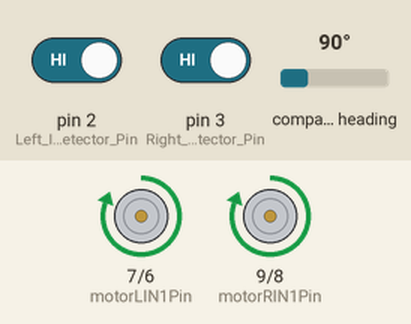
Bench run of a sketch on a simulated Arduino Uno, built with avr-gcc and run on an emulated ATmega328P. On the bench: motor-driver pin pairs drawn as motors (green arrow = first pin HIGH = forward, orange = second pin HIGH = backward, longer = more drive, scaled by the enable pin). Wiring (inferred from the names in the program): HMC5883L compass at I2C address 0x1E. The test bench sets the inputs (shaded band); at power-on: pin 2 (Left_IRDetector_Pin) HIGH, pin 3 (Right_IRDetector_Pin) HIGH, compass heading 90°.

Above: at 1.2 s.
1.3 s: pin 2 (Left_IRDetector_Pin) driven LOW
At 2.2 s:
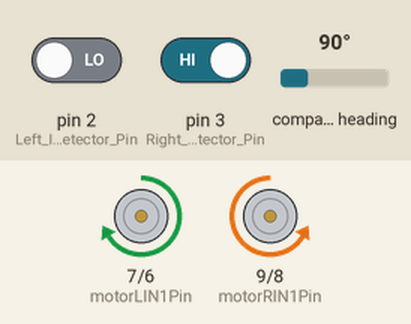
2.8 s: pin 3 (Right_IRDetector_Pin) driven LOW
At 3.4 s:
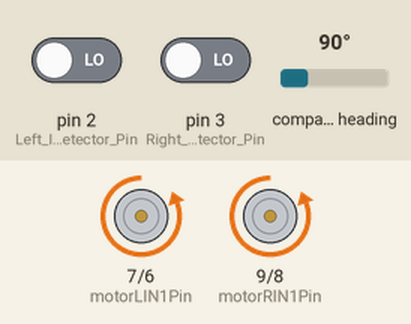
4.3 s: pin 3 (Right_IRDetector_Pin) driven HIGH
At 5.5 s:
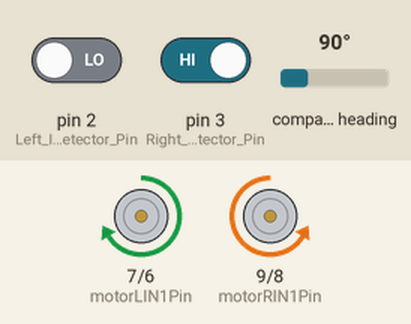
5.8 s: pin 2 (Left_IRDetector_Pin) driven HIGH
At 6.9 s:
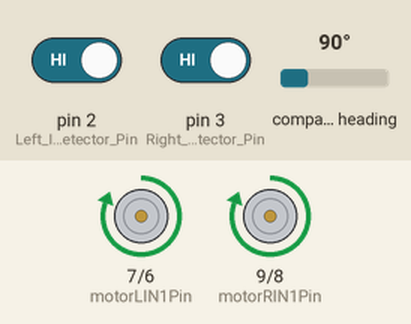
Timing chart, 0 to 8.3 s (numbered marks = the images above; inputs shaded):
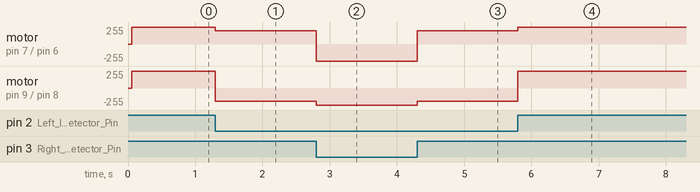

The sketch:

rovie.ino
```cpp
// include our drivetrain code
#include "drivetrain.h"

// include our obstable detection code
#include "obstacledetector.h"

// include our navigation code
#include "navigationsystem.h"

// The Right Motors Enable Pin
// Labelled on the motor driver as ENA
// Be carful of PWM Timers
const int motorRENPin = 10;

// The Right Motors IN1 Pin
// Labelled on the motor driver as IN1
const int motorRIN1Pin = 9;

// The Right Motors IN2 Pin
// Labelled on the motor driver as IN2
const int motorRIN2Pin = 8;

// The Left Motors Enable Pin
// Labelled on the motor driver as ENB
// Be carful of PWM Timers
const int motorLENPin = 5;

// The Left Motors IN1 Pin
// Labelled on the motor driver as IN3
const int motorLIN1Pin = 7;

// The Left Motors IN2 Pin
// Labelled on the motor driver as IN4
const int motorLIN2Pin = 6;

// left IR detector sensor to digital pin 2
const int Left_IRDetector_Pin = 2;

// right IR detector sensor to digital pin 3
const int Right_IRDetector_Pin = 3;

DriveTrain driveTrain(motorRIN1Pin, motorRIN2Pin, motorRENPin, motorLIN1Pin, motorLIN2Pin, motorLENPin);

ObstacleDetector obstacleDetector(Left_IRDetector_Pin, Right_IRDetector_Pin);

NavigationSystem navigationSystem(obstacleDetector, driveTrain);

void setup()
{
	//wait for compass to initialize
	delay(56);
	navigationSystem.calibrate();
}

void loop()
{
	navigationSystem.roam();
}
```

compass.cpp
```cpp
// Code by Blaise Jarrett @ OSEPP http://blaisejarrett.com
// Released to the public domain! Enjoy!

#include "compass.h"
#include <math.h>
#include <Wire.h>

#define WIRE Wire

const double declinationAngle = 0.27925268;

#if (ARDUINO >= 100)
 #include <Arduino.h> // capital A so it is error prone on case-sensitive filesystems
#else
 #include <WProgram.h>
#endif

Compass::Compass() : i2cAddr_(0) {}

int8_t Compass::begin()
{
    uint8_t buff[3];
    i2cAddr_ = HMC5833L_I2CADD;

    // Join the I2C bus as master
    WIRE.begin();

    // read the ID registers
    if (i2cReadBytes(HMC5833L_REG_IDA, buff, 3) != 0)
        return HMC5833L_ERROR_I2CREAD;

    // compare the ID registers
    if (buff[0] != HMC5833L_REG_IDA_ID || buff[1] != HMC5833L_REG_IDB_ID
        || buff[2] != HMC5833L_REG_IDC_ID)
        return HMC5833L_ERROR_WRONG_ID;

    // set data rate speed to 30hz
    if (i2cWriteByte(HMC5833L_REG_CFGA, 0x14) != 0)
        return HMC5833L_ERROR_I2CWRITE;

    // set to continuous mode
    // single mode not supported by lib
    if (i2cWriteByte(HMC5833L_REG_MODE, 0) != 0)
        return HMC5833L_ERROR_I2CWRITE;

    // set default gain
    if (setGain(HMC5833L_GAIN_1090) != 0)
        return HMC5833L_ERROR_I2CWRITE;

    return 0;
}

int8_t Compass::setGain(uint8_t gain)
{
    uint8_t data = 0;

    if (gain > 7)
        return HMC5833L_ERROR_GAINOUTOFRANGE;

    gain_ = gain;

    data = gain_ << 5;
    data = data & 0xE0;

    if (i2cWriteByte(HMC5833L_REG_CFGB, data) != 0)
        return HMC5833L_ERROR_I2CWRITE;

    // do a read to apply the new gain
    int16_t x, y, z;
    readRaw(&x, &y, &z);

    return 0;
}

int8_t Compass::readRaw(int16_t * x, int16_t * y, int16_t * z)
{
    if (i2cAddr_ == 0)
        return HMC5833L_ERROR_NOT_INITIALIZED;

    uint8_t data[6];

    if (i2cReadBytes(HMC5833L_REG_DATAXYZ, data, 6) != 0)
        return HMC5833L_ERROR_I2CREAD;

    conv2Byte2Signed16(data[1], data[0], x);
    conv2Byte2Signed16(data[3], data[2], z);
    conv2Byte2Signed16(data[5], data[4], y);

    if (*x == -4096 || *y == -4096 || *z == -4096)
        return HMC5833L_ERROR_GAINOVERFLOW;

    return 0;
}

int8_t Compass::readGauss(double * x, double * y, double * z)
{
    int16_t x_r, y_r, z_r;

    int8_t ret = readRaw(&x_r, &y_r, &z_r);

    // pass the error
    if (ret != 0)
        return ret;

    // convert reading to gauss
    int16_t divisor;
    switch (gain_)
    {
        case HMC5833L_GAIN_1370:
            divisor = 1370;
            break;
        case HMC5833L_GAIN_1090:
            divisor = 1090;
            break;
        case HMC5833L_GAIN_820:
            divisor = 820;
            break;
        case HMC5833L_GAIN_660:
            divisor = 660;
            break;
        case HMC5833L_GAIN_440:
            divisor = 440;
            break;
        case HMC5833L_GAIN_390:
            divisor = 390;
            break;
        case HMC5833L_GAIN_330:
            divisor = 330;
            break;
        case HMC5833L_GAIN_230:
            divisor = 230;
            break;

        default:
            return HMC5833L_ERROR_GAINOUTOFRANGE;
    }

    *x = (double)x_r / divisor;
    *y = (double)y_r / divisor;
    *z = (double)z_r / divisor;

    return 0;
}

int8_t Compass::readBearingDeg(double * heading)
{
    int16_t x, y, z;

    int8_t ret = readRaw(&x, &y, &z);

    double tan_heading = atan2(y, x) + declinationAngle;

    if(tan_heading < -M_PI)
    {
      tan_heading += 2*M_PI;
    }
    if(tan_heading > M_PI)
    {
      tan_heading -= 2*M_PI;
    }

    *heading = tan_heading * 180 / M_PI;

    return 0;
}

void Compass::conv2Byte2Signed16(uint8_t LSB, uint8_t MSB, int16_t * dest)
{
    *dest = 0;

    *dest = (int16_t)LSB;

    *dest |= ((int16_t)MSB << 8);
}

int8_t Compass::i2cReadBytes(uint8_t reg, uint8_t *data, uint8_t len)
{
    if (i2cAddr_ == 0)
        return HMC5833L_ERROR_NOT_INITIALIZED;

    WIRE.beginTransmission(i2cAddr_);
    // request a read from this address
    WIRE.write(reg);
    // end to allow the response
    WIRE.endTransmission();

    // Read a byte from the device
    WIRE.requestFrom(i2cAddr_, len);

    uint8_t i = 0;

    while (WIRE.available())
    {
        data[i] = WIRE.read();
        ++i;

        if (i == len)
            break;
    }

    if (i != len)
        return -1;

    return 0;
}

int8_t Compass::i2cWriteByte(uint8_t reg, uint8_t data)
{
    if (i2cAddr_ == 0)
        return HMC5833L_ERROR_NOT_INITIALIZED;

    // Begin the write sequence
    WIRE.beginTransmission(i2cAddr_);

    // First byte is to set the register pointer
    WIRE.write(reg);

    // Write the data byte
    WIRE.write(data);

    // End the write sequence; bytes are actually transmitted now
    WIRE.endTransmission();

    return 0;
}
```

compass.h
```cpp
// (licence header left out)
#ifndef _HMC5833LLIB_H_
#define _HMC5833LLIB_H_

#include <stdint.h>

/** The I2C address of the device */
#define HMC5833L_I2CADD 0x1E

/** Forgot to call begin() */
#define HMC5833L_ERROR_NOT_INITIALIZED -2
/** Device did not respond with the correct ID */
#define HMC5833L_ERROR_WRONG_ID -3
/** I2C read error */
#define HMC5833L_ERROR_I2CREAD -4
/** I2C write error */
#define HMC5833L_ERROR_I2CWRITE -5
/** gain argument must be one of the definitions */
#define HMC5833L_ERROR_GAINOUTOFRANGE -6
/** Reading is out of range, reduce the gain */
#define HMC5833L_ERROR_GAINOVERFLOW -7

// Register Map
#define HMC5833L_REG_CFGA 0
#define HMC5833L_REG_CFGB 1
#define HMC5833L_REG_MODE 2
#define HMC5833L_REG_DATAXYZ 3
#define HMC5833L_REG_IDA 10
#define HMC5833L_REG_IDB 11
#define HMC5833L_REG_IDC 12

#define HMC5833L_REG_IDA_ID 0x48
#define HMC5833L_REG_IDB_ID 0x34
#define HMC5833L_REG_IDC_ID 0x33

/** Gain: +-0.88 Ga or 1370LSB/Ga */
#define HMC5833L_GAIN_1370 0
/** Gain: +-1.3 Ga or 1090LSB/Ga */
#define HMC5833L_GAIN_1090 1
/** Gain: +-1.9 Ga or 820LSB/Ga */
#define HMC5833L_GAIN_820 2
/** Gain: +-2.5 Ga or 660LSB/Ga */
#define HMC5833L_GAIN_660 3
/** Gain: +-4.0 Ga or 440LSB/Ga */
#define HMC5833L_GAIN_440 4
/** Gain: +-4.7 Ga or 390LSB/Ga */
#define HMC5833L_GAIN_390 5
/** Gain: +-5.6 Ga or 330LSB/Ga */
#define HMC5833L_GAIN_330 6
/** Gain: +-8.1 Ga or 230LSB/Ga */
#define HMC5833L_GAIN_230 7

// 1370     +- 0.88 Ga
// 1090     +- 1.3 Ga
// 820      +- 1.9 Ga
// 660      +- 2.5 Ga
// 440      +- 4.0 Ga
// 390      +- 4.7 Ga
// 330      +- 5.6 Ga
// 230      +- 8.1 Ga

/**
 * Represents a HMC5883L bassed Magnetometer sensor.
 * You must call begin before calling any other methods.
 */
class Compass {
    public:
        Compass();

        /**
         * Attenpts to connect to the device. You must call begin before calling any other method.
         *
         * @return Returns 0 if it successfully connects to the Gyroscope sensor.
         *         Returns any other non-zero number if it fails.
         *         Check HMC5883Llib.h for the various ERROR definitions.
         */
        int8_t begin();

        /**
         * Reads the RAW data from the magnetometer as a signed 16 bit integer.
         * This integer does not represent Gauss. You'll probably
         * want to use readGauss instead.
         *
         * @param x A pointer to the variable that will get the x raw data recorded to.
         * @param y A pointer to the variable that will get the y raw data recorded to.
         * @param z A pointer to the variable that will get the z raw data recorded to.
         *
         * @return Returns 0 on success.
         *         Returns any other non-zero number if it fails.
         *         Check HMC5883Llib.h for the various ERROR definitions.
         */
        int8_t readRaw(int16_t * x, int16_t * y, int16_t * z);

        /**
         * Reads the Gauss experienced by the Magnetometer.
         *
         * @param x A pointer to the variable that will get the x data recorded to (in Ga).
         * @param y A pointer to the variable that will get the y data recorded to (in Ga).
         * @param z A pointer to the variable that will get the z data recorded to (in Ga).
         *
         * @return Returns 0 on success.
         *         Returns any other non-zero number if it fails.
         *         Check HMC5883Llib.h for the various ERROR definitions.
         */
        int8_t readGauss(double * x, double * y, double * z);

        /**
         * The HMC5883L has an adjustable gain to help you fine tune the sensitivity.
         *
         * @param gain The gain definition. Check HMC5883Llib.h for possible arugments.
         *             Defaults range is +-1.3Ga.
         *
         * @return Returns 0 on success.
         *         Returns any other non-zero number if it fails.
         *         Check HMC5883Llib.h for the various ERROR definitions.
         */
        int8_t setGain(uint8_t gain);

        /**
         * Compass function. Reads the heading in degrees (0-360).
         * Uses the X and Y axes readings to calculate the heading. The sensor must be
         * as level as possible for accurate results.
         *
         * @param heading A pointer to the variable that will get the heading recorded to (in degrees).
         *
         * @return Returns 0 on success.
         *         Returns any other non-zero number if it fails.
         *         Check HMC5883Llib.h for the various ERROR definitions.
         */
        int8_t readBearingDeg(double * heading);
    protected:

        /**
         * I2C interface function for reading bytes. Uses the Arduino Wire library.
         *
         * @param reg The first register to read from.
         * @param data The array where the data will be read into.
         * @param len The number of bytes to read.
         *
         * @return Returns 0 on success.
         *         Returns any other non-zero number if it fails.
         *         Check HMC5883Llib.h for the various ERROR definitions.
         */
        int8_t i2cReadBytes(uint8_t reg, uint8_t * data, uint8_t len);

        /**
         * I2C interface function for writing a single byte. Uses the Arduino Wire library.
         *
         * @param reg The register address to write to.
         * @param data The byte to write.
         *
         * @return Returns 0 on success.
         *         Returns any other non-zero number if it fails.
         *         Check HMC5883Llib.h for the various ERROR definitions.
         */
        int8_t i2cWriteByte(uint8_t reg, uint8_t data);

        /** The I2C address of the device. */
        uint8_t i2cAddr_;

        /** The gain definition enum of the device. */
        uint8_t gain_;
    private:

        /**
         * Combines two bytes into a 16 bit 2s compliment number.
         *
         * @param LSB The LSB 2s compliment data.
         * @param MSB The MSB 2s compliment data.
         * @param dest The signed 16 bit number result.
         *
         * @return Returns 0 on success.
         *         Returns any other non-zero number if it fails.
         *         Check ADXL345lib.h for the various ERROR definitions.
         */
        void conv2Byte2Signed16(uint8_t LSB, uint8_t MSB, int16_t * dest);
};


#endif
```

drivetrain.cpp
```cpp
// Include our class header
#include "drivetrain.h"

// Constructor implementation
DriveTrain::DriveTrain(const uint8_t pinIN1L, const uint8_t pinIN2L, const uint8_t pinENL, const uint8_t pinIN1R, const uint8_t pinIN2R, const uint8_t pinENR) : leftMotor(pinIN1L, pinIN2L, pinENL), rightMotor(pinIN1R, pinIN2R, pinENR)
{

}

// The forward implementation
void DriveTrain::forward(const uint8_t speed)
{
	leftMotor.forward(speed);
	rightMotor.forward(speed);
}

// The forwardLeft implementation
void DriveTrain::forwardLeft(const uint8_t speed)
{
	leftMotor.brake();
	rightMotor.forward(speed);
}

// The forwardRight implementation
void DriveTrain::forwardRight(const uint8_t speed)
{
	leftMotor.forward(speed);
	rightMotor.brake();
}

// The backward implementation
void DriveTrain::backward(const uint8_t speed)
{
	leftMotor.backward(speed);
	rightMotor.backward(speed);
}

// The backwardLeft implementation
void DriveTrain::backwardLeft(const uint8_t speed)
{
	leftMotor.backward(speed);
	rightMotor.brake();
}

// The backwardRight implementation
void DriveTrain::backwardRight(const uint8_t speed)
{
	leftMotor.brake();
	rightMotor.backward(speed);
}

// The rotateLeft implementation
void DriveTrain::rotateLeft(const uint8_t speed)
{
	leftMotor.backward(speed);
	rightMotor.forward(speed);
}

// The rotateRight implementation
void DriveTrain::rotateRight(const uint8_t speed)
{
	leftMotor.forward(speed);
	rightMotor.backward(speed);
}

// the brake implementation
void DriveTrain::brake()
{
	leftMotor.brake();
	rightMotor.brake();
}

// the free run implementation
void DriveTrain::freeRun()
{
	leftMotor.freeRun();
	rightMotor.freeRun();
}
```

drivetrain.h
```cpp
#ifndef _DRIVETRAIN_H_
#define _DRIVETRAIN_H_

// include our motor code
#include "motor.h"
#include <stdint.h>

class DriveTrain {
	public:
		DriveTrain(const uint8_t pinIN1L, const uint8_t pinIN2L, const uint8_t pinENL, const uint8_t pinIN1R, const uint8_t pinIN2R, const uint8_t pinENR);

		// Drive forward at a defined speed
		// Speed is an 8bit unsigned integer. Max 255, Min 0.
		void forward(const uint8_t speed);

		// Turn left, going forward at a defined speed
		// Speed is an 8bit unsigned integer. Max 255, Min 0.
		void forwardLeft(const uint8_t speed);

		// Turn right, going forward at a defined speed
		// Speed is an 8bit unsigned integer. Max 255, Min 0.
		void forwardRight(const uint8_t speed);

		// Drive the motor backwards at a defined speed
		// Speed is an 8bit unsigned integer. Max 255, Min 0.
		void backward(const uint8_t speed);

		// Turn left, going backward at a defined speed
		// Speed is an 8bit unsigned integer. Max 255, Min 0.
		void backwardLeft(const uint8_t speed);

		// Turn right, going backward at a defined speed
		// Speed is an 8bit unsigned integer. Max 255, Min 0.
		void backwardRight(const uint8_t speed);

		// Rotate left at a defined speed
		// Speed is an 8bit unsigned integer. Max 255, Min 0.
		void rotateLeft(const uint8_t speed);

		// Rotate right at a defined speed
		// Speed is an 8bit unsigned integer. Max 255, Min 0.
		void rotateRight(const uint8_t speed);

		// Brakes the motor
		void brake();

		// Lets the motor freely spin
		void freeRun();

	private:
		Motor rightMotor;
		Motor leftMotor;
};

#endif
```

motor.cpp
```cpp
// Include our class header
#include "motor.h"

// This is required to give us access to the pinMode,
// digitalWrite, and analogWrite functions
#include <Arduino.h>

// Constructor implementation
Motor::Motor(const uint8_t pinIN1, const uint8_t pinIN2, const uint8_t pinEN) : pinIN1_(pinIN1), pinIN2_(pinIN2), pinEN_(pinEN)
{
	// set all the pins as outputs
	pinMode(pinIN1_, OUTPUT);
	pinMode(pinIN2_, OUTPUT);
	pinMode(pinEN_, OUTPUT);

	// disable the motor
	digitalWrite(pinEN_, LOW);
}

// The forward implementation
void Motor::forward(const uint8_t speed)
{
	digitalWrite(pinIN1_, LOW);
	digitalWrite(pinIN2_, HIGH);

	// use the enable line with PWM to control the speed
	analogWrite(pinEN_, speed);
}

// The backward implementation
void Motor::backward(const uint8_t speed)
{
	digitalWrite(pinIN1_, HIGH);
	digitalWrite(pinIN2_, LOW);

	// use the enable line with PWM to control the speed
	analogWrite(pinEN_, speed);
}

// the brake implementation
void Motor::brake()
{
	digitalWrite(pinIN1_, LOW);
	digitalWrite(pinIN2_, LOW);
	digitalWrite(pinEN_, HIGH);
}

// the free run implementation
void Motor::freeRun()
{
	digitalWrite(pinEN_, LOW);
}
```

motor.h
```cpp
#ifndef _MOTOR_H_
#define _MOTOR_H_

#include <stdint.h>

class Motor {
	public:
		Motor(const uint8_t pinIN1, const uint8_t pinIN2, const uint8_t pinEN);

		// Drive the motor forward at a defined speed
		// Speed is an 8bit unsigned integer. Max 255, Min 0.
		void forward(const uint8_t speed);

		// Drive the motor backwards at a defined speed
		// Speed is an 8bit unsigned integer. Max 255, Min 0.
		void backward(const uint8_t speed);

		// Brakes the motor
		void brake();

		// Lets the motor freely spin
		void freeRun();

	private:
		uint8_t pinIN1_;
		uint8_t pinIN2_;
		uint8_t pinEN_;
};

#endif
```

obstacledetector.h
```cpp
#ifndef _OBSTACLEDETECTOR_H_
#define _OBSTACLEDETECTOR_H_

#include <stdint.h>

class ObstacleDetector {
	public:
		static const int NONE;
		static const int FRONT;
		static const int FRONT_LEFT;
		static const int FRONT_RIGHT;

		ObstacleDetector(const uint8_t pinL, const uint8_t pinR);

		// Detect obstacles
		// Returns int specifying what was detected
		int detect();

	private:
		uint8_t pinL_;
		uint8_t pinR_;
};

#endif
```

Source omitted: navigationsystem.cpp (3026 bytes), navigationsystem.h (1532 bytes), obstacledetector.cpp (913 bytes), point.cpp (1177 bytes), point.h (704 bytes)

Measured:
- after the input at 1.3 s, motor on pin 7 (motorLIN1Pin) / pin 6 (motorLIN2Pin): forward 255/255 → forward 200/255 at once; motor on pin 9 (motorRIN1Pin) / pin 8 (motorRIN2Pin): forward 255/255 → backward 200/255 at once
- after the input at 2.8 s, motor on pin 7 (motorLIN1Pin) / pin 6 (motorLIN2Pin): forward 200/255 → backward 255/255 at once; motor on pin 9 (motorRIN1Pin) / pin 8 (motorRIN2Pin): backward 200/255 → backward 255/255 at once
- after the input at 4.3 s, motor on pin 7 (motorLIN1Pin) / pin 6 (motorLIN2Pin): backward 255/255 → forward 200/255 at once; motor on pin 9 (motorRIN1Pin) / pin 8 (motorRIN2Pin): backward 255/255 → backward 200/255 at once
- after the input at 5.8 s, motor on pin 7 (motorLIN1Pin) / pin 6 (motorLIN2Pin): forward 200/255 → forward 255/255 at once; motor on pin 9 (motorRIN1Pin) / pin 8 (motorRIN2Pin): backward 200/255 → forward 255/255 at once
